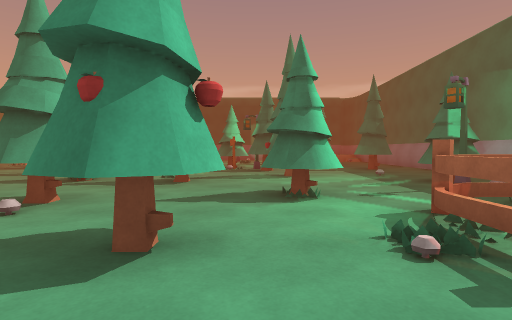
View 1 (above)

19 first-person views from a walk through a Unity game level. The camera is 1.2 m above the floor, tilts 2° down and sees 80° across. The floor is counted in squares, 1.74 m on a side. Each view is taken from the middle of a square. On the plan, view 1 faces up. The plan holds only what a view shows up to about 10 squares ahead; the rest is blank. The terrain is drawn as flat ground. The player is left out. Some surface patterns are stand-ins.

View 2
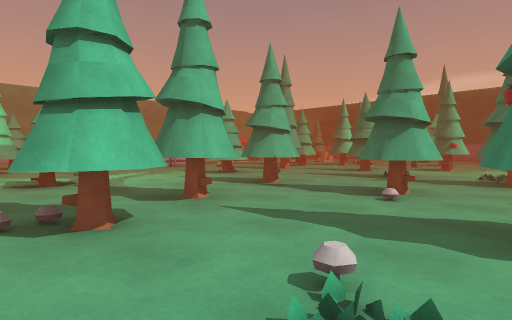

View 3
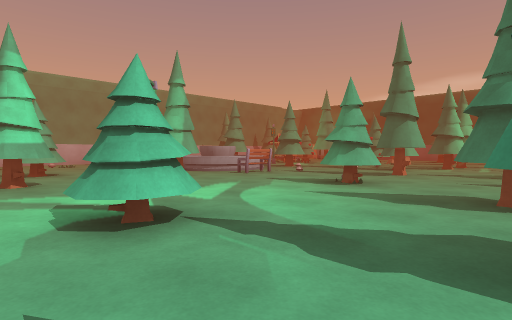

View 4
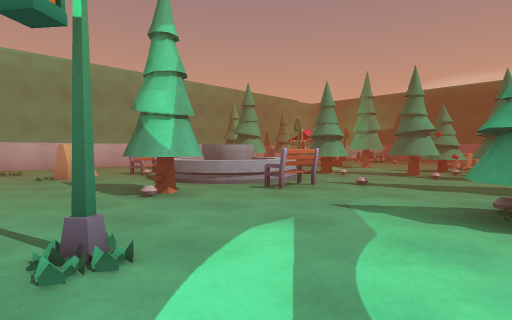

View 5
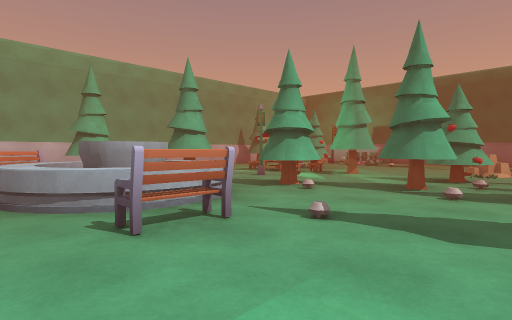

View 6
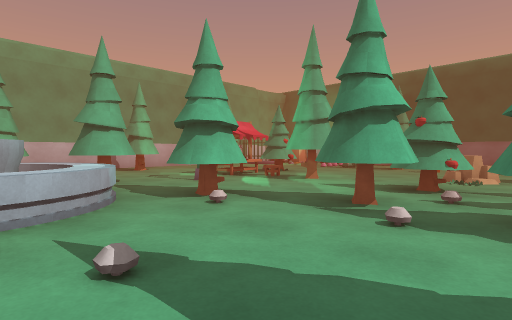

View 7
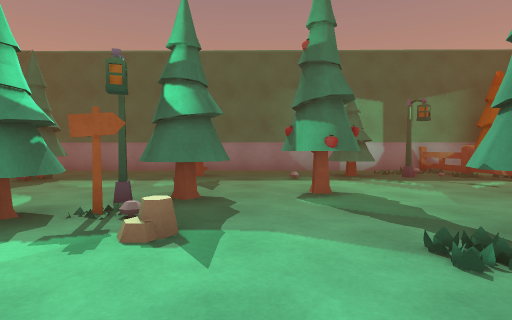

View 8
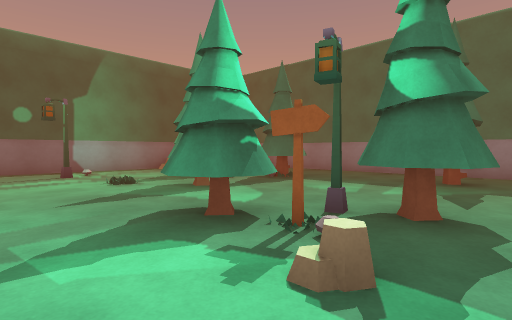

View 9
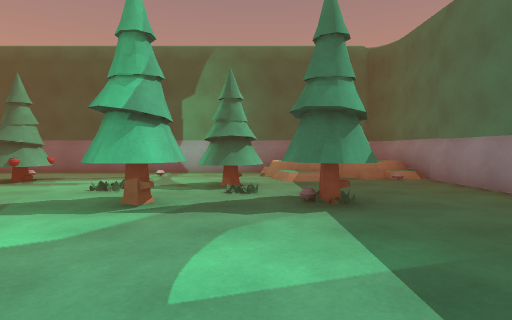

View 10
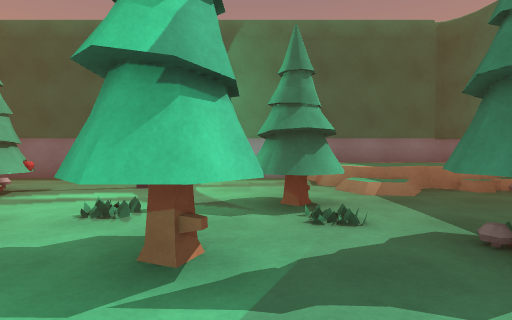

View 11
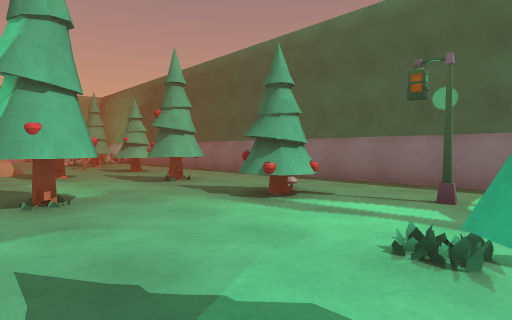

View 12
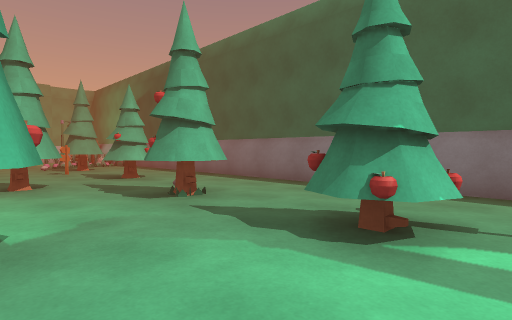

View 13
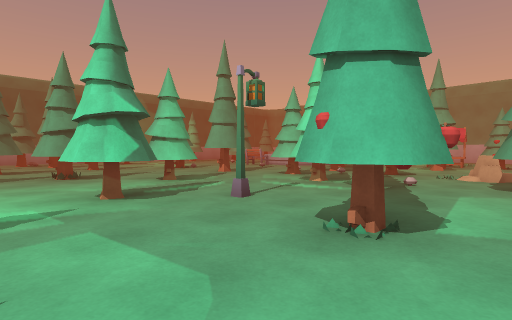

View 14
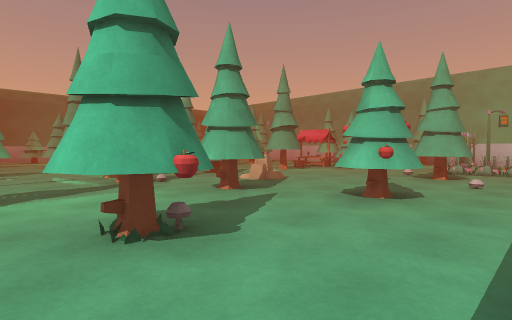

View 15
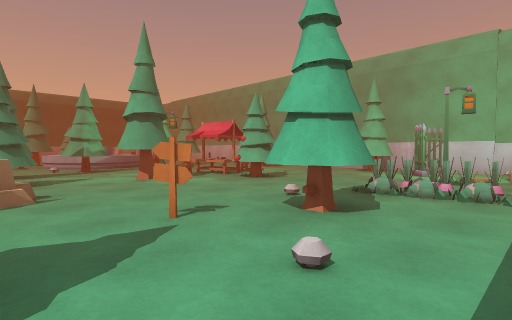

View 16
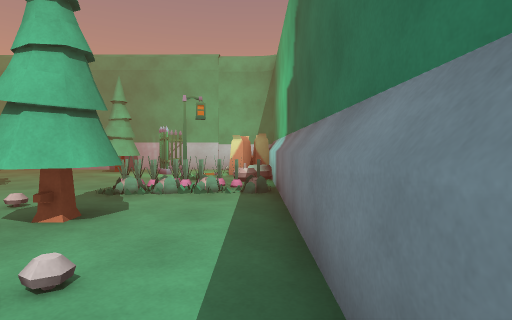

View 17
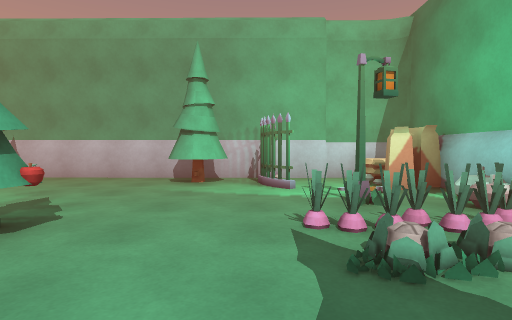

View 18
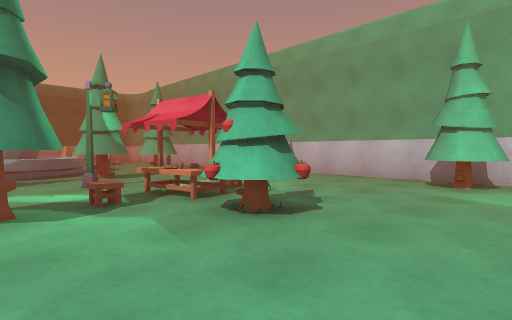

View 19
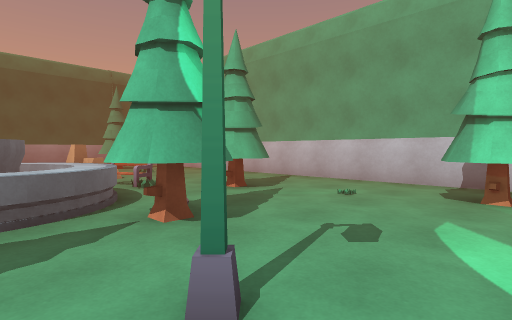

### Floor plan
Points are (right, up) in squares from view 1. A wall is a line through its corners. A room is listed if a view was taken in it or the views show most of it. See-through windows are left out.
Room 1 (views 1, 2, 3, 4, 5, 6, 7, 8, 9, 10, 11, 12, 13, 14, 15, 16, 17, 18, 19)
walls: (-5.2, 19.5) (-9.2, 19.5); (-10.5, 19.5) (-19.1, 19.5); (0.6, 19.5) (-4.9, 19.5); (1.2, 19.5) (0.8, 19.5); (5.9, 1.8) (6, 19.1); (5.8, 19.4) (-18.9, 19.4); (-20.5, 18.5) (-20.5, 17.6); (5.8, 19.5) (1.9, 19.5); (-20.4, 19) (-20.5, 2); (-20.5, 19.3) (-20.6, 18.8)
low walls: (-15.5, 16.9) (-15.7, 16.4); (-15.5, 17.2) (-15.5, 16.5); (-15.5, 18.1) (-15.5, 17.4); (-15.7, 18.3) (-15.7, 17.9); (-15.5, 19.1) (-15.5, 18.7) (-15.7, 18.3) (-15.4, 17.8) (-15.7, 17.3)
objects: tree (-20, 14) to (-19, 15); other object (-20, 19) to (-19, 19); tree (-19, 10) to (-19, 11); fence (-19, 16); other object (-19, 18); other object (-18, 3); tree (-18, 6) to (-18, 7); other object (-18, 9); rock (-17, 3) to (-16, 3); bench (-17, 5); other object (-17, 12); other object (-17, 19); other object (-16, 5); other object (-16, 8); stall (-16, 11) to (-15, 12); tree (-15, 0) to (-14, 1); fountain (-15, 5) to (-12, 7); tree (-15, 8); other object (-15, 10); other object (-15, 13); tree (-15, 14); other object (-15, 17); other object (-14, 16); tree (-13, 3) to (-12, 4); tree (-13, 9); tree (-13, 12); tree (-13, 17); tree (-12, 0); other object (-12, 3); other object (-12, 8); other object (-12, 16); bench (-11, 5) to (-11, 6); other object (-11, 7); tree (-11, 10); tree (-11, 11) to (-10, 12); other object (-11, 18); other object (-10, 2); other object (-10, 9); other object (-10, 10); other object (-10, 11); other object (-10, 13); rock (-10, 14); other object (-10, 17); tree (-9, 9) to (-9, 10); tree (-9, 15) to (-8, 15); other object (-9, 17); tree (-8, 0); other object (-8, 4); tree (-8, 5); other object (-8, 6); tree (-8, 7) to (-8, 8); tree (-8, 11) to (-7, 12); other object (-8, 13); tree (-6, 4) to (-5, 4); tree (-6, 8) to (-5, 9); other object (-6, 16); other object (-6, 17); other object (-6, 18); tree (-5, 1) to (-5, 2); other object (-5, 14); other object (-4, -1); tree (-4, 0); other object (-4, 1); tree (-4, 7); other object (-4, 8); tree (-4, 10) to (-4, 11); other object (-4, 14); other object (-4, 16); other object (-3, 3); tree (-3, 4); other object (-3, 10); other object (-3, 16); other object (-3, 17); other object (-3, 18); other object (-2, 0); tree (-2, 6) to (-1, 7); other object (-1, 0); tree (-1, 2); other object (-1, 9); other object (-1, 10); other object (-1, 11); tree (-1, 12); other object (-1, 15); tree (0, 4) to (1, 5); tree (0, 10) to (1, 10); tree (0, 14) to (1, 14); other object (0, 18); other object (1, 2); other object (1, 3); tree (1, 8); tree (1, 16) to (2, 16); fence (2, 2) to (2, 3); other object (2, 15); other object (3, 4); other object (3, 5); other object (3, 8); other object (3, 13); tree (3, 14); other object (3, 15); rock (3, 17) to (5, 19); fence (4, 4) to (5, 4); other object (4, 5); tree (4, 6) to (4, 7); tree (4, 10) to (4, 11); tree (5, 2); other object (5, 5)

Where each view was taken, in squares from view 1:
view 1: 0 up, 0 right, facing up
view 2: 1 down, 1 left, facing up-left
view 3: 1 down, 5 left, facing up-left
view 4: 1 up, 8 left, facing up-left
view 5: 4 up, 9 left, facing up-left
view 6: 6 up, 9 left, facing up-left
view 7: 9 up, 4 left, facing right
view 8: 9 up, 3 left, facing up-right
view 9: 10 up, 2 right, facing up
view 10: 12 up, 1 right, facing up
view 11: 13 up, 0 right, facing up-left
view 12: 14 up, 2 left, facing up-left
view 13: 15 up, 2 left, facing down-left
view 14: 19 up, 5 left, facing down-left
view 15: 19 up, 10 left, facing down-left
view 16: 19 up, 10 left, facing left
view 17: 16 up, 13 left, facing left
view 18: 16 up, 13 left, facing down-left
view 19: 11 up, 14 left, facing down-left
